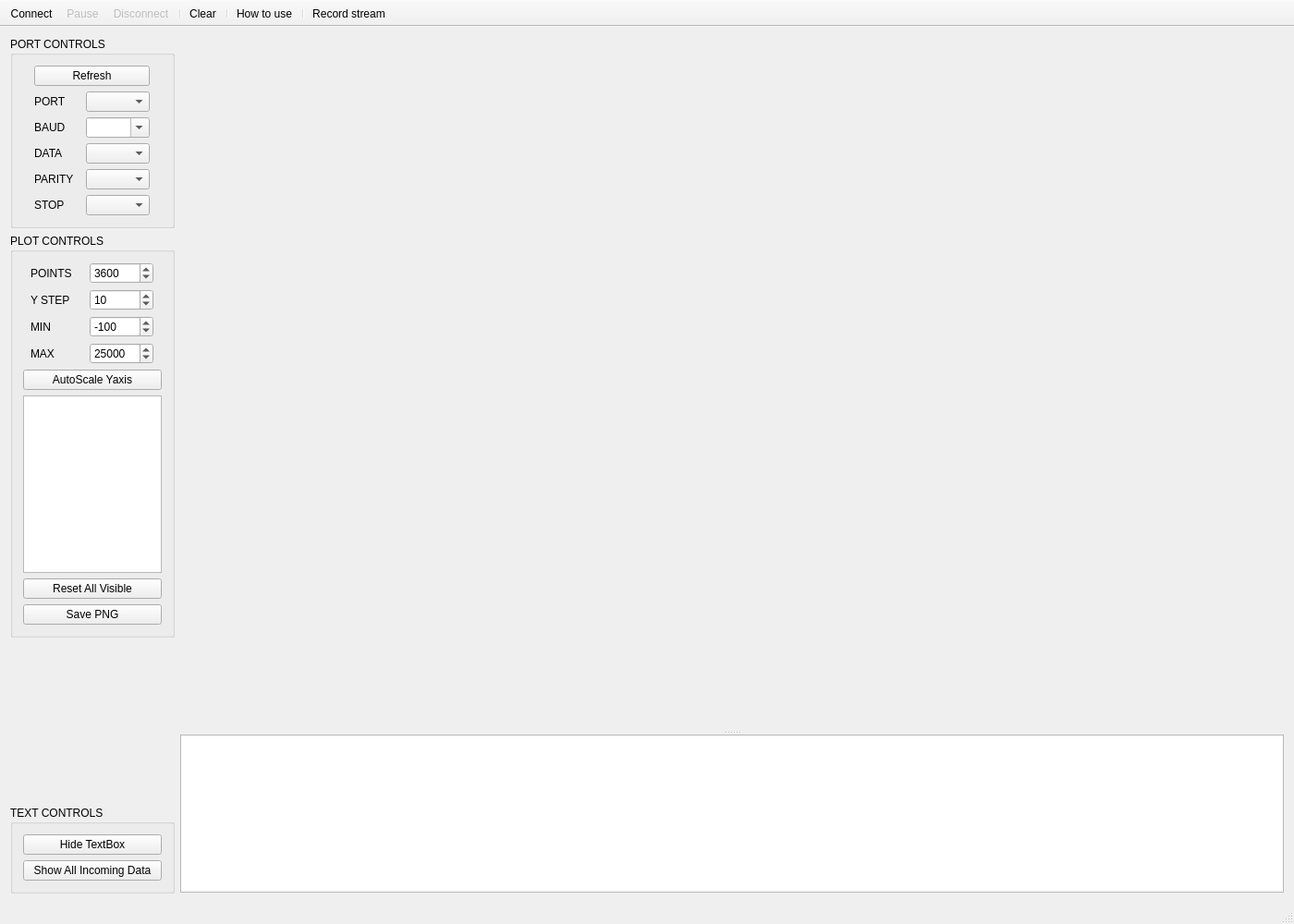
<?xml version="1.0" encoding="UTF-8"?>
<ui version="4.0">
 <class>MainWindow</class>
 <widget class="QMainWindow" name="MainWindow">
  <property name="geometry">
   <rect>
    <x>0</x>
    <y>0</y>
    <width>1400</width>
    <height>1000</height>
   </rect>
  </property>
  <property name="minimumSize">
   <size>
    <width>840</width>
    <height>620</height>
   </size>
  </property>
  <property name="windowTitle">
   <string>MainWindow</string>
  </property>
  <widget class="QWidget" name="centralWidget">
   <layout class="QGridLayout" name="gridLayout_3">
    <item row="0" column="0">
     <layout class="QVBoxLayout" name="controlsLayout">
      <item>
       <widget class="QGroupBox" name="PortControlsBox">
        <property name="title">
         <string>PORT CONTROLS</string>
        </property>
        <property name="flat">
         <bool>false</bool>
        </property>
        <property name="checkable">
         <bool>false</bool>
        </property>
        <layout class="QGridLayout" name="gridLayout">
         <item row="0" column="0">
          <layout class="QVBoxLayout" name="verticalLayout_3">
           <item>
            <widget class="QPushButton" name="pushButton">
             <property name="text">
              <string>Refresh</string>
             </property>
            </widget>
           </item>
           <item>
            <layout class="QHBoxLayout" name="horizontalLayout">
             <item>
              <widget class="QLabel" name="labelPort">
               <property name="maximumSize">
                <size>
                 <width>50</width>
                 <height>16777215</height>
                </size>
               </property>
               <property name="text">
                <string>PORT</string>
               </property>
              </widget>
             </item>
             <item>
              <widget class="QComboBox" name="comboPort">
               <property name="sizePolicy">
                <sizepolicy hsizetype="Fixed" vsizetype="Fixed">
                 <horstretch>0</horstretch>
                 <verstretch>0</verstretch>
                </sizepolicy>
               </property>
               <property name="minimumSize">
                <size>
                 <width>69</width>
                 <height>0</height>
                </size>
               </property>
               <property name="maximumSize">
                <size>
                 <width>69</width>
                 <height>16777215</height>
                </size>
               </property>
              </widget>
             </item>
            </layout>
           </item>
           <item>
            <layout class="QHBoxLayout" name="horizontalLayout_2">
             <item>
              <widget class="QLabel" name="labelBaud">
               <property name="maximumSize">
                <size>
                 <width>50</width>
                 <height>16777215</height>
                </size>
               </property>
               <property name="text">
                <string>BAUD</string>
               </property>
              </widget>
             </item>
             <item>
              <widget class="QComboBox" name="comboBaud">
               <property name="sizePolicy">
                <sizepolicy hsizetype="Fixed" vsizetype="Fixed">
                 <horstretch>0</horstretch>
                 <verstretch>0</verstretch>
                </sizepolicy>
               </property>
               <property name="minimumSize">
                <size>
                 <width>69</width>
                 <height>0</height>
                </size>
               </property>
               <property name="maximumSize">
                <size>
                 <width>69</width>
                 <height>16777215</height>
                </size>
               </property>
               <property name="editable">
                <bool>true</bool>
               </property>
              </widget>
             </item>
            </layout>
           </item>
           <item>
            <layout class="QHBoxLayout" name="horizontalLayout_3">
             <item>
              <widget class="QLabel" name="labelData">
               <property name="maximumSize">
                <size>
                 <width>50</width>
                 <height>16777215</height>
                </size>
               </property>
               <property name="text">
                <string>DATA</string>
               </property>
              </widget>
             </item>
             <item>
              <widget class="QComboBox" name="comboData">
               <property name="sizePolicy">
                <sizepolicy hsizetype="Fixed" vsizetype="Fixed">
                 <horstretch>0</horstretch>
                 <verstretch>0</verstretch>
                </sizepolicy>
               </property>
               <property name="minimumSize">
                <size>
                 <width>69</width>
                 <height>0</height>
                </size>
               </property>
               <property name="maximumSize">
                <size>
                 <width>69</width>
                 <height>16777215</height>
                </size>
               </property>
              </widget>
             </item>
            </layout>
           </item>
           <item>
            <layout class="QHBoxLayout" name="horizontalLayout_4">
             <item>
              <widget class="QLabel" name="labelParity">
               <property name="maximumSize">
                <size>
                 <width>50</width>
                 <height>16777215</height>
                </size>
               </property>
               <property name="text">
                <string>PARITY</string>
               </property>
              </widget>
             </item>
             <item>
              <widget class="QComboBox" name="comboParity">
               <property name="sizePolicy">
                <sizepolicy hsizetype="Fixed" vsizetype="Fixed">
                 <horstretch>0</horstretch>
                 <verstretch>0</verstretch>
                </sizepolicy>
               </property>
               <property name="minimumSize">
                <size>
                 <width>69</width>
                 <height>0</height>
                </size>
               </property>
               <property name="maximumSize">
                <size>
                 <width>69</width>
                 <height>16777215</height>
                </size>
               </property>
              </widget>
             </item>
            </layout>
           </item>
           <item>
            <layout class="QHBoxLayout" name="horizontalLayout_5">
             <item>
              <widget class="QLabel" name="labelStop">
               <property name="maximumSize">
                <size>
                 <width>50</width>
                 <height>16777215</height>
                </size>
               </property>
               <property name="text">
                <string>STOP</string>
               </property>
              </widget>
             </item>
             <item>
              <widget class="QComboBox" name="comboStop">
               <property name="sizePolicy">
                <sizepolicy hsizetype="Fixed" vsizetype="Fixed">
                 <horstretch>0</horstretch>
                 <verstretch>0</verstretch>
                </sizepolicy>
               </property>
               <property name="minimumSize">
                <size>
                 <width>69</width>
                 <height>0</height>
                </size>
               </property>
               <property name="maximumSize">
                <size>
                 <width>69</width>
                 <height>16777215</height>
                </size>
               </property>
              </widget>
             </item>
            </layout>
           </item>
          </layout>
         </item>
        </layout>
       </widget>
      </item>
      <item>
       <widget class="QGroupBox" name="PlotControlsBox">
        <property name="title">
         <string>PLOT CONTROLS</string>
        </property>
        <layout class="QGridLayout" name="gridLayout_2">
         <item row="0" column="0">
          <layout class="QVBoxLayout" name="plotControlsLayout">
           <item>
            <layout class="QHBoxLayout" name="horizontalLayout_10">
             <item>
              <widget class="QLabel" name="pointsLabel">
               <property name="minimumSize">
                <size>
                 <width>50</width>
                 <height>0</height>
                </size>
               </property>
               <property name="maximumSize">
                <size>
                 <width>50</width>
                 <height>16777215</height>
                </size>
               </property>
               <property name="text">
                <string>POINTS</string>
               </property>
              </widget>
             </item>
             <item>
              <widget class="QSpinBox" name="spinPoints">
               <property name="minimumSize">
                <size>
                 <width>69</width>
                 <height>0</height>
                </size>
               </property>
               <property name="maximumSize">
                <size>
                 <width>69</width>
                 <height>16777215</height>
                </size>
               </property>
               <property name="minimum">
                <number>0</number>
               </property>
               <property name="maximum">
                <number>999999999</number>
               </property>
               <property name="singleStep">
                <number>10</number>
               </property>
               <property name="value">
                <number>3600</number>
               </property>
              </widget>
             </item>
            </layout>
           </item>
           <item>
            <layout class="QHBoxLayout" name="horizontalLayout_9">
             <item>
              <widget class="QLabel" name="labelYStep">
               <property name="minimumSize">
                <size>
                 <width>50</width>
                 <height>0</height>
                </size>
               </property>
               <property name="maximumSize">
                <size>
                 <width>50</width>
                 <height>16777215</height>
                </size>
               </property>
               <property name="text">
                <string>Y STEP</string>
               </property>
              </widget>
             </item>
             <item>
              <widget class="QSpinBox" name="spinYStep">
               <property name="minimumSize">
                <size>
                 <width>69</width>
                 <height>0</height>
                </size>
               </property>
               <property name="maximumSize">
                <size>
                 <width>69</width>
                 <height>16777215</height>
                </size>
               </property>
               <property name="minimum">
                <number>1</number>
               </property>
               <property name="maximum">
                <number>10000</number>
               </property>
               <property name="singleStep">
                <number>1</number>
               </property>
               <property name="value">
                <number>10</number>
               </property>
              </widget>
             </item>
            </layout>
           </item>
           <item>
            <layout class="QHBoxLayout" name="horizontalLayout_7">
             <item>
              <widget class="QLabel" name="label">
               <property name="minimumSize">
                <size>
                 <width>50</width>
                 <height>0</height>
                </size>
               </property>
               <property name="maximumSize">
                <size>
                 <width>50</width>
                 <height>16777215</height>
                </size>
               </property>
               <property name="text">
                <string>MIN</string>
               </property>
              </widget>
             </item>
             <item>
              <widget class="QSpinBox" name="spinAxesMin">
               <property name="minimumSize">
                <size>
                 <width>69</width>
                 <height>0</height>
                </size>
               </property>
               <property name="maximumSize">
                <size>
                 <width>69</width>
                 <height>16777215</height>
                </size>
               </property>
               <property name="minimum">
                <number>-65536</number>
               </property>
               <property name="maximum">
                <number>65536</number>
               </property>
               <property name="singleStep">
                <number>10</number>
               </property>
               <property name="value">
                <number>-100</number>
               </property>
              </widget>
             </item>
            </layout>
           </item>
           <item>
            <layout class="QHBoxLayout" name="horizontalLayout_8">
             <item>
              <widget class="QLabel" name="label_2">
               <property name="minimumSize">
                <size>
                 <width>50</width>
                 <height>0</height>
                </size>
               </property>
               <property name="maximumSize">
                <size>
                 <width>50</width>
                 <height>16777215</height>
                </size>
               </property>
               <property name="text">
                <string>MAX</string>
               </property>
              </widget>
             </item>
             <item>
              <widget class="QSpinBox" name="spinAxesMax">
               <property name="minimumSize">
                <size>
                 <width>69</width>
                 <height>0</height>
                </size>
               </property>
               <property name="maximumSize">
                <size>
                 <width>69</width>
                 <height>16777215</height>
                </size>
               </property>
               <property name="minimum">
                <number>-65536</number>
               </property>
               <property name="maximum">
                <number>65536</number>
               </property>
               <property name="singleStep">
                <number>10</number>
               </property>
               <property name="stepType">
                <enum>QAbstractSpinBox::DefaultStepType</enum>
               </property>
               <property name="value">
                <number>25000</number>
               </property>
              </widget>
             </item>
            </layout>
           </item>
           <item>
            <widget class="QPushButton" name="pushButton_AutoScale">
             <property name="sizeIncrement">
              <size>
               <width>0</width>
               <height>8</height>
              </size>
             </property>
             <property name="text">
              <string>AutoScale Yaxis</string>
             </property>
            </widget>
           </item>
           <item>
            <widget class="QListWidget" name="listWidget_Channels">
             <property name="sizePolicy">
              <sizepolicy hsizetype="Minimum" vsizetype="MinimumExpanding">
               <horstretch>0</horstretch>
               <verstretch>0</verstretch>
              </sizepolicy>
             </property>
             <property name="minimumSize">
              <size>
               <width>0</width>
               <height>0</height>
              </size>
             </property>
             <property name="maximumSize">
              <size>
               <width>150</width>
               <height>16777215</height>
              </size>
             </property>
             <property name="layoutDirection">
              <enum>Qt::LeftToRight</enum>
             </property>
             <property name="autoScroll">
              <bool>false</bool>
             </property>
             <property name="editTriggers">
              <set>QAbstractItemView::NoEditTriggers</set>
             </property>
             <property name="alternatingRowColors">
              <bool>true</bool>
             </property>
             <property name="selectionBehavior">
              <enum>QAbstractItemView::SelectItems</enum>
             </property>
             <property name="textElideMode">
              <enum>Qt::ElideMiddle</enum>
             </property>
             <property name="resizeMode">
              <enum>QListView::Adjust</enum>
             </property>
             <property name="modelColumn">
              <number>0</number>
             </property>
             <property name="selectionRectVisible">
              <bool>true</bool>
             </property>
            </widget>
           </item>
           <item>
            <widget class="QPushButton" name="pushButton_ResetVisible">
             <property name="text">
              <string>Reset All Visible</string>
             </property>
            </widget>
           </item>
           <item>
            <widget class="QPushButton" name="savePNGButton">
             <property name="text">
              <string>Save PNG</string>
             </property>
            </widget>
           </item>
          </layout>
         </item>
        </layout>
       </widget>
      </item>
      <item>
       <spacer name="verticalSpacer">
        <property name="orientation">
         <enum>Qt::Vertical</enum>
        </property>
        <property name="sizeHint" stdset="0">
         <size>
          <width>20</width>
          <height>40</height>
         </size>
        </property>
       </spacer>
      </item>
      <item>
       <widget class="QGroupBox" name="gridGroupBox">
        <property name="minimumSize">
         <size>
          <width>0</width>
          <height>80</height>
         </size>
        </property>
        <property name="title">
         <string>TEXT CONTROLS</string>
        </property>
        <layout class="QGridLayout" name="TextControlsBox">
         <item row="0" column="0">
          <layout class="QVBoxLayout" name="verticalLayout">
           <item>
            <widget class="QPushButton" name="pushButton_TextEditHide">
             <property name="text">
              <string>Hide TextBox</string>
             </property>
             <property name="checkable">
              <bool>true</bool>
             </property>
             <property name="checked">
              <bool>false</bool>
             </property>
            </widget>
           </item>
           <item>
            <widget class="QPushButton" name="pushButton_ShowallData">
             <property name="text">
              <string>Show All Incoming Data</string>
             </property>
             <property name="checkable">
              <bool>true</bool>
             </property>
            </widget>
           </item>
          </layout>
         </item>
        </layout>
       </widget>
      </item>
     </layout>
    </item>
    <item row="0" column="1">
     <layout class="QGridLayout" name="gridLayout_4">
      <item row="2" column="0">
       <spacer name="horizontalSpacer">
        <property name="orientation">
         <enum>Qt::Horizontal</enum>
        </property>
        <property name="sizeHint" stdset="0">
         <size>
          <width>40</width>
          <height>1</height>
         </size>
        </property>
       </spacer>
      </item>
      <item row="1" column="0">
       <widget class="QSplitter" name="splitter">
        <property name="sizePolicy">
         <sizepolicy hsizetype="Expanding" vsizetype="MinimumExpanding">
          <horstretch>0</horstretch>
          <verstretch>0</verstretch>
         </sizepolicy>
        </property>
        <property name="font">
         <font>
          <family>Consolas</family>
         </font>
        </property>
        <property name="frameShape">
         <enum>QFrame::NoFrame</enum>
        </property>
        <property name="orientation">
         <enum>Qt::Vertical</enum>
        </property>
        <property name="opaqueResize">
         <bool>true</bool>
        </property>
        <property name="handleWidth">
         <number>5</number>
        </property>
        <property name="childrenCollapsible">
         <bool>false</bool>
        </property>
        <widget class="QCustomPlot" name="plot" native="true">
         <property name="sizePolicy">
          <sizepolicy hsizetype="Maximum" vsizetype="Maximum">
           <horstretch>0</horstretch>
           <verstretch>0</verstretch>
          </sizepolicy>
         </property>
         <property name="minimumSize">
          <size>
           <width>0</width>
           <height>750</height>
          </size>
         </property>
         <property name="cursor">
          <cursorShape>CrossCursor</cursorShape>
         </property>
        </widget>
        <widget class="QTextEdit" name="textEdit_UartWindow">
         <property name="enabled">
          <bool>true</bool>
         </property>
         <property name="sizePolicy">
          <sizepolicy hsizetype="Minimum" vsizetype="Minimum">
           <horstretch>0</horstretch>
           <verstretch>0</verstretch>
          </sizepolicy>
         </property>
         <property name="minimumSize">
          <size>
           <width>0</width>
           <height>150</height>
          </size>
         </property>
        </widget>
       </widget>
      </item>
     </layout>
    </item>
   </layout>
  </widget>
  <widget class="QStatusBar" name="statusBar"/>
  <widget class="QToolBar" name="toolBar">
   <property name="windowTitle">
    <string>toolBar</string>
   </property>
   <property name="movable">
    <bool>false</bool>
   </property>
   <property name="allowedAreas">
    <set>Qt::TopToolBarArea</set>
   </property>
   <property name="floatable">
    <bool>false</bool>
   </property>
   <attribute name="toolBarArea">
    <enum>TopToolBarArea</enum>
   </attribute>
   <attribute name="toolBarBreak">
    <bool>false</bool>
   </attribute>
   <addaction name="actionConnect"/>
   <addaction name="actionPause_Plot"/>
   <addaction name="actionDisconnect"/>
   <addaction name="separator"/>
   <addaction name="actionClear"/>
   <addaction name="separator"/>
   <addaction name="actionHow_to_use"/>
   <addaction name="separator"/>
   <addaction name="actionRecord_stream"/>
  </widget>
  <action name="actionConnect">
   <property name="icon">
    <iconset resource="res/serial_port_plotter.qrc">
     <normaloff>:/serial_port_plotter/play_nor.png</normaloff>
     <normalon>:/serial_port_plotter/play_nor.png</normalon>
     <disabledoff>:/serial_port_plotter/play_dis.png</disabledoff>
     <disabledon>:/serial_port_plotter/play_dis.png</disabledon>
     <activeoff>:/serial_port_plotter/play_act.png</activeoff>
     <activeon>:/serial_port_plotter/play_act.png</activeon>
     <selectedoff>:/serial_port_plotter/play_act.png</selectedoff>
     <selectedon>:/serial_port_plotter/play_act.png</selectedon>:/serial_port_plotter/play_nor.png</iconset>
   </property>
   <property name="text">
    <string>Connect</string>
   </property>
   <property name="toolTip">
    <string>Connect to COM port</string>
   </property>
  </action>
  <action name="actionPause_Plot">
   <property name="enabled">
    <bool>false</bool>
   </property>
   <property name="icon">
    <iconset resource="res/serial_port_plotter.qrc">
     <normaloff>:/serial_port_plotter/pause_nor.png</normaloff>
     <normalon>:/serial_port_plotter/pause_nor.png</normalon>
     <disabledoff>:/serial_port_plotter/pause_dis.png</disabledoff>
     <disabledon>:/serial_port_plotter/pause_dis.png</disabledon>
     <activeoff>:/serial_port_plotter/pause_act.png</activeoff>
     <activeon>:/serial_port_plotter/pause_act.png</activeon>
     <selectedoff>:/serial_port_plotter/pause_act.png</selectedoff>
     <selectedon>:/serial_port_plotter/pause_act.png</selectedon>:/serial_port_plotter/pause_nor.png</iconset>
   </property>
   <property name="text">
    <string>Pause</string>
   </property>
   <property name="toolTip">
    <string>Pause plot</string>
   </property>
  </action>
  <action name="actionDisconnect">
   <property name="enabled">
    <bool>false</bool>
   </property>
   <property name="icon">
    <iconset resource="res/serial_port_plotter.qrc">
     <normaloff>:/serial_port_plotter/stop_nor.png</normaloff>
     <normalon>:/serial_port_plotter/stop_nor.png</normalon>
     <disabledoff>:/serial_port_plotter/stop_dis.png</disabledoff>
     <disabledon>:/serial_port_plotter/stop_dis.png</disabledon>
     <activeoff>:/serial_port_plotter/stop_act.png</activeoff>
     <activeon>:/serial_port_plotter/stop_act.png</activeon>
     <selectedoff>:/serial_port_plotter/stop_act.png</selectedoff>
     <selectedon>:/serial_port_plotter/stop_act.png</selectedon>:/serial_port_plotter/stop_nor.png</iconset>
   </property>
   <property name="text">
    <string>Disconnect</string>
   </property>
   <property name="toolTip">
    <string>Disconnect COM port</string>
   </property>
  </action>
  <action name="actionClear">
   <property name="enabled">
    <bool>true</bool>
   </property>
   <property name="icon">
    <iconset resource="res/serial_port_plotter.qrc">
     <normaloff>:/serial_port_plotter/clear_nor.png</normaloff>
     <normalon>:/serial_port_plotter/clear_nor.png</normalon>
     <disabledoff>:/serial_port_plotter/clear_dis.png</disabledoff>
     <disabledon>:/serial_port_plotter/clear_dis.png</disabledon>
     <activeoff>:/serial_port_plotter/clear_act.png</activeoff>
     <activeon>:/serial_port_plotter/clear_act.png</activeon>
     <selectedoff>:/serial_port_plotter/clear_act.png</selectedoff>
     <selectedon>:/serial_port_plotter/clear_act.png</selectedon>:/serial_port_plotter/clear_nor.png</iconset>
   </property>
   <property name="text">
    <string>Clear</string>
   </property>
   <property name="toolTip">
    <string>Clear plot data</string>
   </property>
  </action>
  <action name="actionHow_to_use">
   <property name="icon">
    <iconset resource="res/serial_port_plotter.qrc">
     <normaloff>:/serial_port_plotter/help_nor.png</normaloff>
     <normalon>:/serial_port_plotter/help_nor.png</normalon>
     <disabledoff>:/serial_port_plotter/help_dis.png</disabledoff>
     <disabledon>:/serial_port_plotter/help_dis.png</disabledon>
     <activeoff>:/serial_port_plotter/help_act.png</activeoff>
     <activeon>:/serial_port_plotter/help_act.png</activeon>
     <selectedoff>:/serial_port_plotter/help_act.png</selectedoff>
     <selectedon>:/serial_port_plotter/help_act.png</selectedon>:/serial_port_plotter/help_nor.png</iconset>
   </property>
   <property name="text">
    <string>How to use</string>
   </property>
  </action>
  <action name="actionRecord_stream">
   <property name="checkable">
    <bool>true</bool>
   </property>
   <property name="checked">
    <bool>false</bool>
   </property>
   <property name="enabled">
    <bool>true</bool>
   </property>
   <property name="icon">
    <iconset resource="res/serial_port_plotter.qrc">
     <normaloff>:/icons/line_icon_set/document.png</normaloff>
     <normalon>:/icons/line_icon_set_text/document.png</normalon>
     <disabledoff>:/icons/line_icon_set/document.png</disabledoff>:/icons/line_icon_set/document.png</iconset>
   </property>
   <property name="text">
    <string>Record stream</string>
   </property>
   <property name="toolTip">
    <string>Record the incoming data to a .csv file ( shortcut : s )</string>
   </property>
   <property name="shortcut">
    <string/>
   </property>
   <property name="visible">
    <bool>true</bool>
   </property>
  </action>
 </widget>
 <layoutdefault spacing="6" margin="11"/>
 <customwidgets>
  <customwidget>
   <class>QCustomPlot</class>
   <extends>QWidget</extends>
   <header location="global">qcustomplot/qcustomplot.h</header>
   <container>1</container>
  </customwidget>
 </customwidgets>
 <resources>
  <include location="res/serial_port_plotter.qrc"/>
 </resources>
 <connections/>
</ui>
